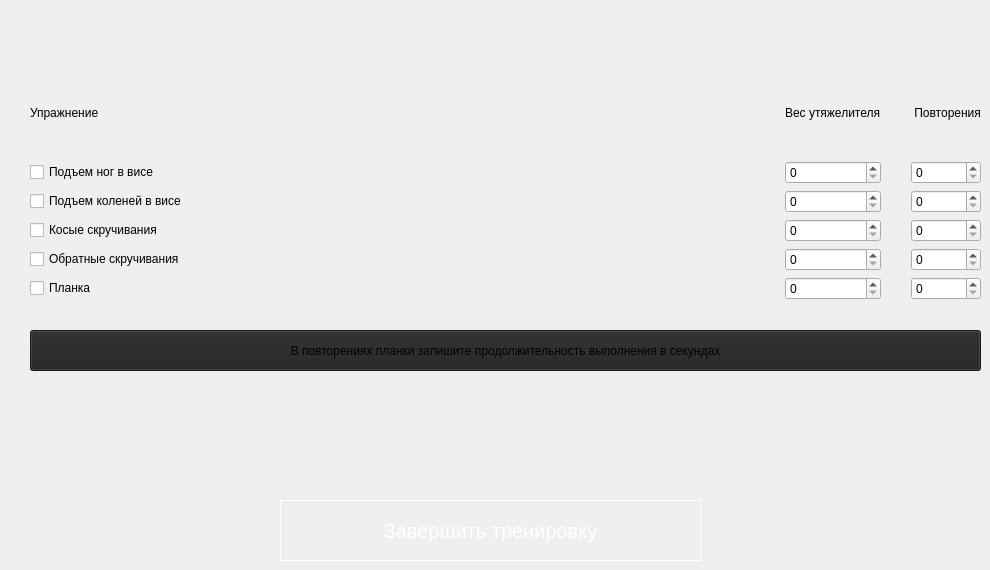
                <widget class="QWidget" name="tab_20">
                 <attribute name="title">
                  <string>День 20</string>
                 </attribute>
                 <widget class="QPushButton" name="pushButton_complete_20">
                  <property name="geometry">
                   <rect>
                    <x>280</x>
                    <y>500</y>
                    <width>421</width>
                    <height>61</height>
                   </rect>
                  </property>
                  <property name="styleSheet">
                   <string notr="true">QPushButton {
border:1px solid #fff;
font-size:20px;
color:#fff;
}
QPushButton:hover {
	background-color: rgb(85, 170, 255);
}</string>
                  </property>
                  <property name="text">
                   <string>Завершить тренировку</string>
                  </property>
                 </widget>
                 <widget class="QWidget" name="gridLayoutWidget_20">
                  <property name="geometry">
                   <rect>
                    <x>30</x>
                    <y>70</y>
                    <width>951</width>
                    <height>230</height>
                   </rect>
                  </property>
                  <layout class="QGridLayout" name="gridLayout_20" rowstretch="0,0,0,0,0,0" columnstretch="3,0,0">
                   <property name="horizontalSpacing">
                    <number>30</number>
                   </property>
                   <item row="1" column="1">
                    <widget class="QSpinBox" name="spinBox_extraWeight_1_20"/>
                   </item>
                   <item row="3" column="0">
                    <widget class="QCheckBox" name="checkBox_exersize_3_20">
                     <property name="text">
                      <string>Косые скручивания</string>
                     </property>
                    </widget>
                   </item>
                   <item row="3" column="1">
                    <widget class="QSpinBox" name="spinBox_extraWeight_3_20"/>
                   </item>
                   <item row="5" column="1">
                    <widget class="QSpinBox" name="spinBox_extraWeight_5_20"/>
                   </item>
                   <item row="0" column="0">
                    <widget class="QLabel" name="label_exersize_20">
                     <property name="text">
                      <string>Упражнение</string>
                     </property>
                    </widget>
                   </item>
                   <item row="5" column="0">
                    <widget class="QCheckBox" name="checkBox_exersize_5_20">
                     <property name="text">
                      <string>Планка</string>
                     </property>
                     <property name="checked">
                      <bool>false</bool>
                     </property>
                    </widget>
                   </item>
                   <item row="1" column="0">
                    <widget class="QCheckBox" name="checkBox_exersize_1_20">
                     <property name="text">
                      <string>Подъем ног в висе</string>
                     </property>
                     <property name="checked">
                      <bool>false</bool>
                     </property>
                    </widget>
                   </item>
                   <item row="0" column="2">
                    <widget class="QLabel" name="label_reps_20">
                     <property name="text">
                      <string> Повторения</string>
                     </property>
                    </widget>
                   </item>
                   <item row="1" column="2">
                    <widget class="QSpinBox" name="spinBox_reps_1_20"/>
                   </item>
                   <item row="3" column="2">
                    <widget class="QSpinBox" name="spinBox_reps_3_20"/>
                   </item>
                   <item row="2" column="2">
                    <widget class="QSpinBox" name="spinBox_reps_2_20"/>
                   </item>
                   <item row="4" column="0">
                    <widget class="QCheckBox" name="checkBox_exersize_4_20">
                     <property name="text">
                      <string>Обратные скручивания</string>
                     </property>
                    </widget>
                   </item>
                   <item row="4" column="2">
                    <widget class="QSpinBox" name="spinBox_reps_4_20"/>
                   </item>
                   <item row="2" column="0">
                    <widget class="QCheckBox" name="checkBox_exersize_2_20">
                     <property name="text">
                      <string>Подъем коленей в висе</string>
                     </property>
                    </widget>
                   </item>
                   <item row="2" column="1">
                    <widget class="QSpinBox" name="spinBox_extraWeight_2_20"/>
                   </item>
                   <item row="0" column="1">
                    <widget class="QLabel" name="label_extraWeigh_20">
                     <property name="text">
                      <string>Вес утяжелителя</string>
                     </property>
                    </widget>
                   </item>
                   <item row="4" column="1">
                    <widget class="QSpinBox" name="spinBox_extraWeight_4_20"/>
                   </item>
                   <item row="5" column="2">
                    <widget class="QSpinBox" name="spinBox_reps_5_20">
                     <property name="maximum">
                      <number>3600</number>
                     </property>
                    </widget>
                   </item>
                  </layout>
                 </widget>
                 <widget class="QPushButton" name="pushButton_training_advice_3">
                  <property name="geometry">
                   <rect>
                    <x>30</x>
                    <y>330</y>
                    <width>951</width>
                    <height>41</height>
                   </rect>
                  </property>
                  <property name="styleSheet">
                   <string notr="true">background-color: rgb(35, 35, 35);</string>
                  </property>
                  <property name="text">
                   <string>В повторениях планки запишите продолжительность выполнения в секундах</string>
                  </property>
                  <property name="icon">
                   <iconset>
                    <normaloff>img/icons/info-_1_.ico</normaloff>img/icons/info-_1_.ico</iconset>
                  </property>
                 </widget>
                </widget>
